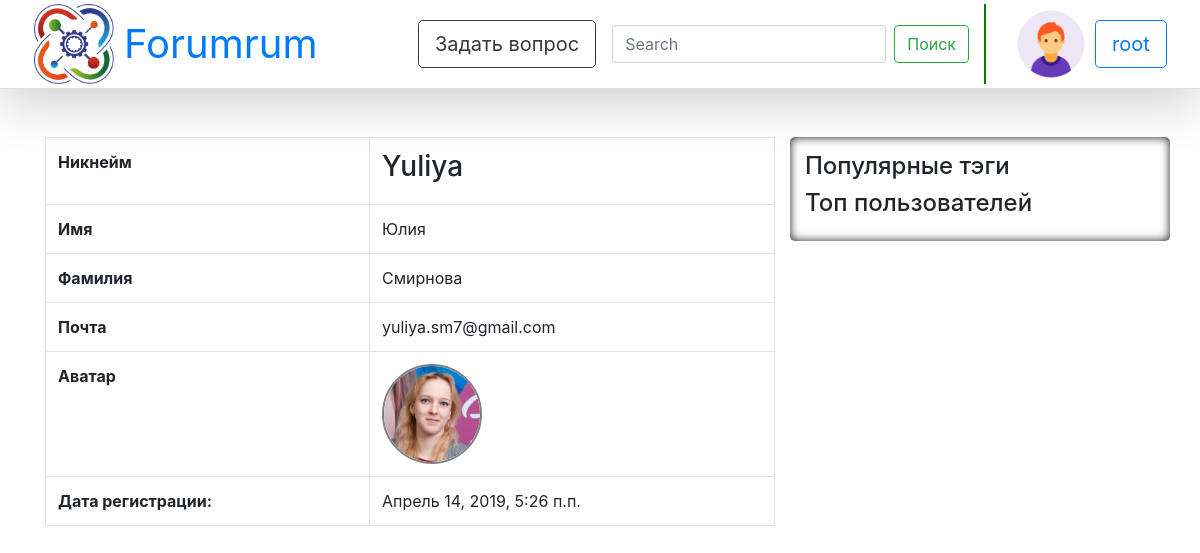
The app's page /user/Yuliya (signed in) with its own data.
### question/models.py (models this page shows, shortened)
class User(AbstractUser):
    upload = models.ImageField(default="default/default_avatar.png", upload_to="uploads/%Y/%m/%d/",
                               verbose_name="User's Avatar")
    registration_date = models.DateTimeField(default=timezone.now, verbose_name="User's Registration Date")
    rating = models.IntegerField(default=0, verbose_name="User's Rating")
    objects = UserManager()

### question/views.py (the view)
# urls.py: path('user/<str:username>', views.profile, name='profile'),
def profile(request, username):
    user = User.objects.by_username(username)
    if user is not None:
        return render(request, 'profile.html', {'profile': user})
    else:
        raise Http404

### question/managers.py (called while the page is built)
    def by_username(self, username):
        return self.all().filter(username=username).first()

### templates/profile.html (shortened to what this page needs)
{% extends 'base.html' %}
{% block content %}
        <table class="table table-bordered">
            <tbody>
            <tr>
                <th scope="row">Никнейм</th>
                <td><h3>{{ profile.username }}</h3></td>
            </tr>
            <tr>
                <th scope="row">Имя</th>
                <td>{{ profile.first_name }}</td>
            </tr>
            <tr>
                <th scope="row">Фамилия</th>
                <td>{{ profile.last_name }}</td>
            </tr>
            <tr>
                <th scope="row">Почта</th>
                <td>{{ profile.email }}</td>
            </tr>
            <tr>
                <th scope="row">Аватар</th>
                <td><img class="ava" src="{{ MEDIA_URL }}{{ profile.upload }}" alt="">
                </td>
            </tr>
            <tr>
                <th scope="row">Дата регистрации:</th>
                <td>{{ profile.registration_date }}</td>
            </tr>
            </tbody>
        </table>
{% endblock %}

### templates/navbar.html
{% load static %}
{% block navbar %}
    <div class="col-12 d-flex flex-column flex-md-row align-items-center p-1 px-md-4 mb-5 bg-white border-bottom shadow-lg">
        <img src={% static "img/Logo.png" %} alt="" class="logo">
        <h1 class="my-0 mr-md-auto font-weight-normal">
            <a href="{% url 'home' %}">Forumrum</a>
        </h1>
        <nav class="my-2 my-md-0 mr-md-3">
            <a class="btn btn-outline-dark btn-lg" href="{% url 'ask' %}" role="button">Задать вопрос</a>
        </nav>
        <form class="form-inline mt-2 mt-md-0">
            <input class="form-control mr-sm-2" type="text" placeholder="Search" aria-label="Search">
            <button class="btn btn-outline-success my-2 my-sm-0" type="submit">Поиск</button>
        </form>
        {% if user.is_authenticated %}
            <div class="col-1 left_line">
                <img class="logo" src="{{ MEDIA_URL }}{{ user.upload }}" alt="">
            </div>
            <div class="col-1">
                <a class="btn btn-outline-primary btn-lg"
                   href="{% url 'profile' user.username %}">{{ user.username }}</a>
            </div>
        {% else %}
            <a class="col-2 btn btn-outline-primary my_btn btn-lg" href="{% url 'login' %}">Вход</a>
        {% endif %}
    </div>
{% endblock %}

### static/css/askk.css (style rules this page uses)
.left_line { border-left-width: 2px; border-left-style: solid; border-color: green; padding-left: 15px; margin-left: 15px; }
.ava { padding: 0px; position: relative; width: 100px; height: 100px; border: 2px solid gray; border-radius: 50%; margin-right: auto; margin-left: auto; }
.logo { margin-right: 10px; margin-left: 10px; position: relative; width: 80px; height: 80px; }
html { position: relative; min-height: 100%; }
body { margin-bottom: 60px; }

### records on screen
User: upload (placeholder picture), username "root"
User: username "Yuliya", first_name "Юлия", last_name "Смирнова", email "yuliya.sm7@gmail.com", upload (picture), registration_date "Апрель 14, 2019, 5:26 п.п."
